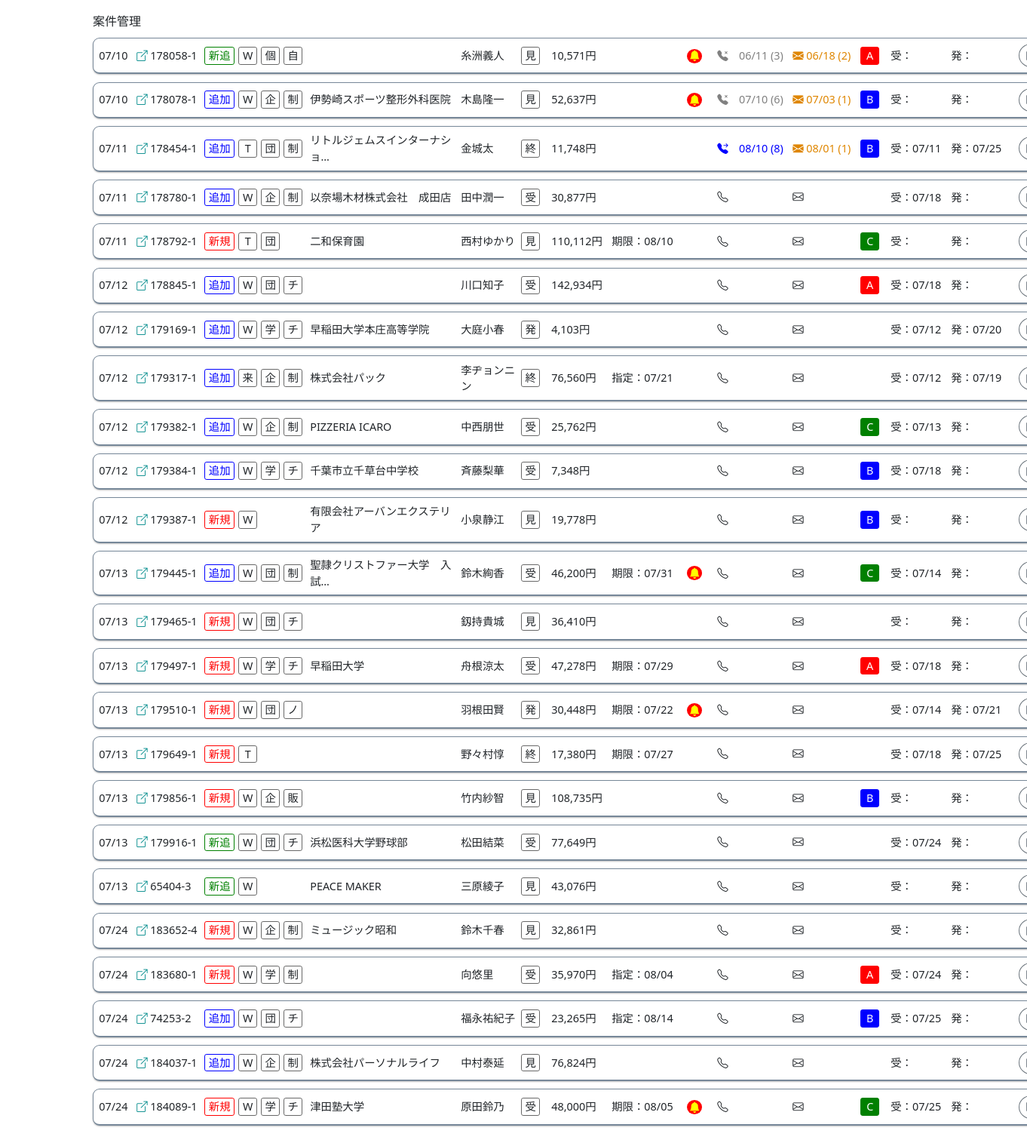
The page / on the database its author committed.
### sfa/models.py (models this page shows, shortened)
class Testdata(models.Model):
    mitsu_id=models.CharField("見積ID",max_length=10)
    mitsu_num=models.CharField("見積番号",max_length=10)
    mitsu_ver=models.CharField("見積バージョン",max_length=10)
    status=models.CharField("ステータス",max_length=10)
    order_kubun=models.CharField("注文区分",max_length=10)
    use_kubun=models.CharField("利用区分",max_length=10,blank=True)
    use_youto=models.CharField("使用用途",max_length=30,blank=True)
    nouhin_kigen=models.CharField("納品期限日",max_length=10,blank=True)
    nouhin_shitei=models.CharField("納品指定日",max_length=10,blank=True)
    mitsu_day=models.CharField("初回見積日",max_length=10)
    juchu_day=models.CharField("受注日",max_length=10,blank=True)
    hassou_day=models.CharField("発送完了日",max_length=10,blank=True)
    cus_id=models.CharField("顧客ID",max_length=10)
    sei=models.CharField("姓",max_length=10)
    mei=models.CharField("名",max_length=10)
    mail=models.CharField("メール",max_length=50,blank=True)
    pref=models.CharField("都道府県",max_length=10)
    com=models.CharField("会社名",max_length=50,blank=True)
    keiro=models.CharField("流入経路",max_length=10)
    money=models.IntegerField("金額",default=0)
    kakudo=models.CharField("確度",max_length=5,blank=True)
    alert=models.IntegerField("アラート",default=0)

### sfa/views.py (the view)
# urls.py: path('', index, name="index"),
def index(request):
    ins=Testdata.objects.all()
    list=[]
    for i in ins:
        dic={}
        dic["mitsu_id"]=i.mitsu_id
        dic["cus_id"]=i.cus_id
        dic["mitsu_day"]=i.mitsu_day[5:].replace("-","/")
        dic["mitsu_num"]=i.mitsu_num + "-" + i.mitsu_ver
        dic["order_kubun"]=i.order_kubun
        dic["keiro"]=i.keiro[:1]
        dic["use_kubun"]=i.use_kubun[:1]
        d={"チームウェア・アイテム":"チ","制服・スタッフウェア":"制","販促・ノベルティ":"ノ",
          "記念品・贈答品":"記","販売":"販","自分用":"自","その他":"他","":""}
        dic["use_youto"]=d[i.use_youto]
        dic["com"]=i.com
        dic["cus"]=i.sei + i.mei
        d={"見積送信":"見","イメージ":"イ","受注":"受","発送完了":"発","終了":"終","失注":"失","連絡待ち":"待"}
        dic["status"]=d[i.status]
        dic["money"]=i.money
        if i.nouhin_kigen != "":
            dic["nouki"]="期限：" + i.nouhin_kigen[5:].replace("-","/")
        elif i.nouhin_shitei != "":
            dic["nouki"]="指定：" +i.nouhin_shitei[5:].replace("-","/")
        else:
            dic["nouki"]=""
        dic["kakudo"]=i.kakudo
        dic["juchu"]=i.juchu_day[5:].replace("-","/")
        dic["hassou"]=i.hassou_day[5:].replace("-","/")
        tel_count=Sfa_action.objects.filter(mitsu_id=i.mitsu_id,type=1).count()
        if tel_count > 0:
            act_tel=Sfa_action.objects.filter(mitsu_id=i.mitsu_id,type=1).latest("day")
            dic["tel"]=act_tel.day[5:].replace("-","/") + " (" + str(tel_count) + ")"
            if act_tel.tel_result=="対応":
                dic["tel_result"]=1
            else:
                dic["tel_result"]=2
        else:
            dic["tel_result"]=0
        mail_count=Sfa_action.objects.filter(mitsu_id=i.mitsu_id,type=2).count()
        if mail_count > 0:
            act_mail=Sfa_action.objects.filter(mitsu_id=i.mitsu_id,type=2).latest("day")
            dic["mail"]=act_mail.day[5:].replace("-","/") + " (" + str(mail_count) + ") "
            dic["mail_result"]=1
        else:
            dic["mail_result"]=0
        dic["alert"]=i.alert
        list.append(dic)
    return render(request,"sfa/index.html",{"list":list})

### sfa/templates/sfa/index.html (shortened to what this page needs)
{% load static %}
{% load humanize %}
<!DOCTYPE html>
<html lang="ja">
<head>
    <link rel="stylesheet" href="{% static 'main.css' %}">
    <link href="https://cdn.jsdelivr.net/npm/bootstrap@5.0.2/dist/css/bootstrap.min.css" rel="stylesheet">
    <link rel="stylesheet" href="https://cdn.jsdelivr.net/npm/bootstrap-icons@1.8.0/font/bootstrap-icons.css">
</head>
<body>
    <div class="container mt-3 mb-5">
        <div style="margin: 0 auto; width: 1310px;">
            案件管理
            {% for i in list %}
            <div class="flex sfa_main" style="font-size: 0.9em;">
                <div style="width: 50px;">{{i.mitsu_day}}</div>
                <div style="width: 90px;">
                    <span style="color: #008b8b;"><i class="bi bi-box-arrow-up-right"></i></span> {{i.mitsu_num}}
                </div>
                <div style="width: 45px;">
                    {% if i.order_kubun == "新規" %}
                        <div class="order order_1">新規</div>
                    {% elif i.order_kubun == "追加" %}
                        <div class="order order_2">追加</div>
                    {% elif i.order_kubun == "追加新柄" %}
                        <div class="order order_3">新追</div>
                    {% endif %}
                </div>
                <div style="width: 30px;">
                    {% if i.keiro %}<div class="order_use">{{i.keiro}}</div>{% endif %}
                </div>
                <div style="width: 30px;">
                    {% if i.use_kubun %}<div class="order_use">{{i.use_kubun}}</div>{% endif %}
                </div>
                <div style="width: 35px;">
                    {% if i.use_youto %}<div class="order_use">{{i.use_youto}}</div>{% endif %}
                </div>
                <div style="width: 200px;">{{i.com | truncatechars:15}}</div>
                <div style="width: 80px;">{{i.cus | truncatechars:6}}</div>
                <div style="width: 40px;"><div class="order_use">{{i.status}}</div></div>
                <div style="width: 80px;">{{i.money | intcomma}}円</div>
                <div style="width: 100px;">{{i.nouki}}</div>
                <div style="width: 40px;">
                    {% if i.alert == 1 %}
                        <span class="bell"><i class="bi bi-bell-fill"></i></span>
                    {% endif %}
                </div>
                <div style="width: 100px;">
                    {% if i.tel_result == 0 %}
                        <span><i class="bi bi-telephone"></i></span>
                    {% elif i.tel_result == 1 %}
                        <span style="color: blue;"><i class="bi bi-telephone-forward-fill"></i>　{{i.tel}}</span>
                    {% elif i.tel_result == 2 %}
                        <span style="color: gray"><i class="bi bi-telephone-x-fill"></i>　{{i.tel}}</span>
                    {% endif %}
                </div>
                <div style="width: 90px;">
                    {% if i.mail_result == 0 %}
                        <span><i class="bi bi-envelope"></i></span>
                    {% else %}
                        <span style="color: #df8600;"><i class="bi bi-envelope-fill"></i> {{i.mail}}</span>
                    {% endif %}
                </div>
                <div style="width: 40px;">
                    {% if i.kakudo == "A" %}
                        <div class="kakudo kakudo_A">A</div>
                    {% elif i.kakudo == "B" %}
                        <div class="kakudo kakudo_B">B</div>
                    {% elif i.kakudo == "C" %}
                        <div class="kakudo kakudo_C">C</div>
                    {% endif %}</div>
                <div style="width: 80px;">受：{{i.juchu}}</div>
                <div style="width: 90px;">発：{{i.hassou}}</div>
                <div style="width: 40px;" id="{{i.mitsu_id}}" name="sfa_list">
                    <button type="button" class="btn btn-outline-secondary btn-sm" style="border-radius: 50%;" data-bs-toggle="modal" data-bs-target="#modal_est">
                    </button>
                </div>
            </div>
            {% endfor %}
        </div>
    </div>
</body>
</html>

### crm/static/main.css (style rules this page uses)
.flex { display: flex; flex-wrap: wrap; align-items: center; }
.sfa_main { padding: 0.5em 0.5em; background: #FFF; margin-top: 0.7em; border: solid 0.5px lightslategray; border-bottom: solid 2px lightslategray; box-shadow: 0px 1px 2px rgba(0, 0, 0, 0.25); border-radius: 9px; }
.bell { border-radius: 50%; background: red; color: yellow; padding: 0 0.2em; text-align: center; vertical-align: middle; }
.order { background-color:white; width: 40px; padding: 0 0.2em; border-radius: 0.2em; text-align: center; }
.order_1 { color: red; border: 1px solid red; }
.order_2 { color: blue; border: 1px solid blue; }
.order_3 { color: green; border: 1px solid green; }
.order_use { background-color: white; border: 1px solid #686868; width: 25px; padding: 0 0.2em; border-radius: 0.2em; text-align: center; }
.kakudo { color: white; width: 25px; padding: 0 0.2em; border-radius: 0.2em; text-align: center; }
.kakudo_A { background-color:red; border: 1px solid red; }
.kakudo_B { background-color:blue; border: 1px solid blue; }
.kakudo_C { background-color:green; border: 1px solid green; }

### rows shown on the page
Testdata: com "伊勢崎スポーツ整形外科医院"
Testdata: com "リトルジェムスインターナショ…"
Testdata: com "以奈場木材株式会社 成田店"
Testdata: com "二和保育園"
Testdata: com "早稲田大学本庄高等学院"
Testdata: com "株式会社パック"
Testdata: com "PIZZERIA ICARO"
Testdata: com "千葉市立千草台中学校"
Testdata: com "有限会社アーバンエクステリア"
Testdata: com "聖隷クリストファー大学 入試…"
Testdata: com "早稲田大学"
Testdata: com "浜松医科大学野球部"
Testdata: com "PEACE MAKER"
Testdata: com "ミュージック昭和"
Testdata: com "株式会社パーソナルライフ"
Testdata: com "津田塾大学"

### other values the page prints
{{ i.mitsu_day }} "07/10" "07/10" "07/11" "07/11" "07/11" "07/12" "07/12" "07/12" "07/12" "07/12" "07/12" "07/13" "07/13" "07/13" "07/13" "07/13" "07/13" "07/13" "07/13" "07/24" "07/24" "07/24" "07/24" "07/24"
{{ i.mitsu_num }} "178058-1" "178078-1" "178454-1" "178780-1" "178792-1" "178845-1" "179169-1" "179317-1" "179382-1" "179384-1" "179387-1" "179445-1" "179465-1" "179497-1" "179510-1" "179649-1" "179856-1" "179916-1" "65404-3" "183652-4" "183680-1" "74253-2" "184037-1" "184089-1"
{{ i.keiro }} "W" "W" "T" "W" "T" "W" "W" "来" "W" "W" "W" "W" "W" "W" "W" "T" "W" "W" "W" "W" "W" "W" "W" "W"
{{ i.use_kubun }} "個" "企" "団" "企" "団" "団" "学" "企" "企" "学" "団" "団" "学" "団" "企" "団" "企" "学" "団" "企" "学"
{{ i.use_youto }} "自" "制" "制" "制" "チ" "チ" "制" "制" "チ" "制" "チ" "チ" "ノ" "販" "チ" "制" "制" "チ" "制" "チ"
{{ i.cus | truncatechars:6 }} "糸洲義人" "木島隆一" "金城太" "田中潤一" "西村ゆかり" "川口知子" "大庭小春" "李ヂョンニン" "中西朋世" "斉藤梨華" "小泉静江" "鈴木絢香" "釼持貴城" "舟根涼太" "羽根田賢" "野々村惇" "竹内紗智" "松田結菜" "三原綾子" "鈴木千春" "向悠里" "福永祐紀子" "中村泰延" "原田鈴乃"
{{ i.status }} "見" "見" "終" "受" "見" "受" "発" "終" "受" "受" "見" "受" "見" "受" "発" "終" "見" "受" "見" "見" "受" "受" "見" "受"
{{ i.money | intcomma }} "10,571" "52,637" "11,748" "30,877" "110,112" "142,934" "4,103" "76,560" "25,762" "7,348" "19,778" "46,200" "36,410" "47,278" "30,448" "17,380" "108,735" "77,649" "43,076" "32,861" "35,970" "23,265" "76,824" "48,000"
{{ i.tel }} "06/11 (3)" "07/10 (6)"
{{ i.mail }} "06/18 (2)" "07/03 (1)" "08/01 (1)"
{{ i.tel }} "08/10 (8)"
{{ i.juchu }} "07/11" "07/18" "07/18" "07/12" "07/12" "07/13" "07/18" "07/14" "07/18" "07/14" "07/18" "07/24" "07/24" "07/25" "07/25"
{{ i.hassou }} "07/25" "07/20" "07/19" "07/21" "07/25"
{{ i.nouki }} "期限：08/10" "指定：07/21" "期限：07/31" "期限：07/29" "期限：07/22" "期限：07/27" "指定：08/04" "指定：08/14" "期限：08/05"
